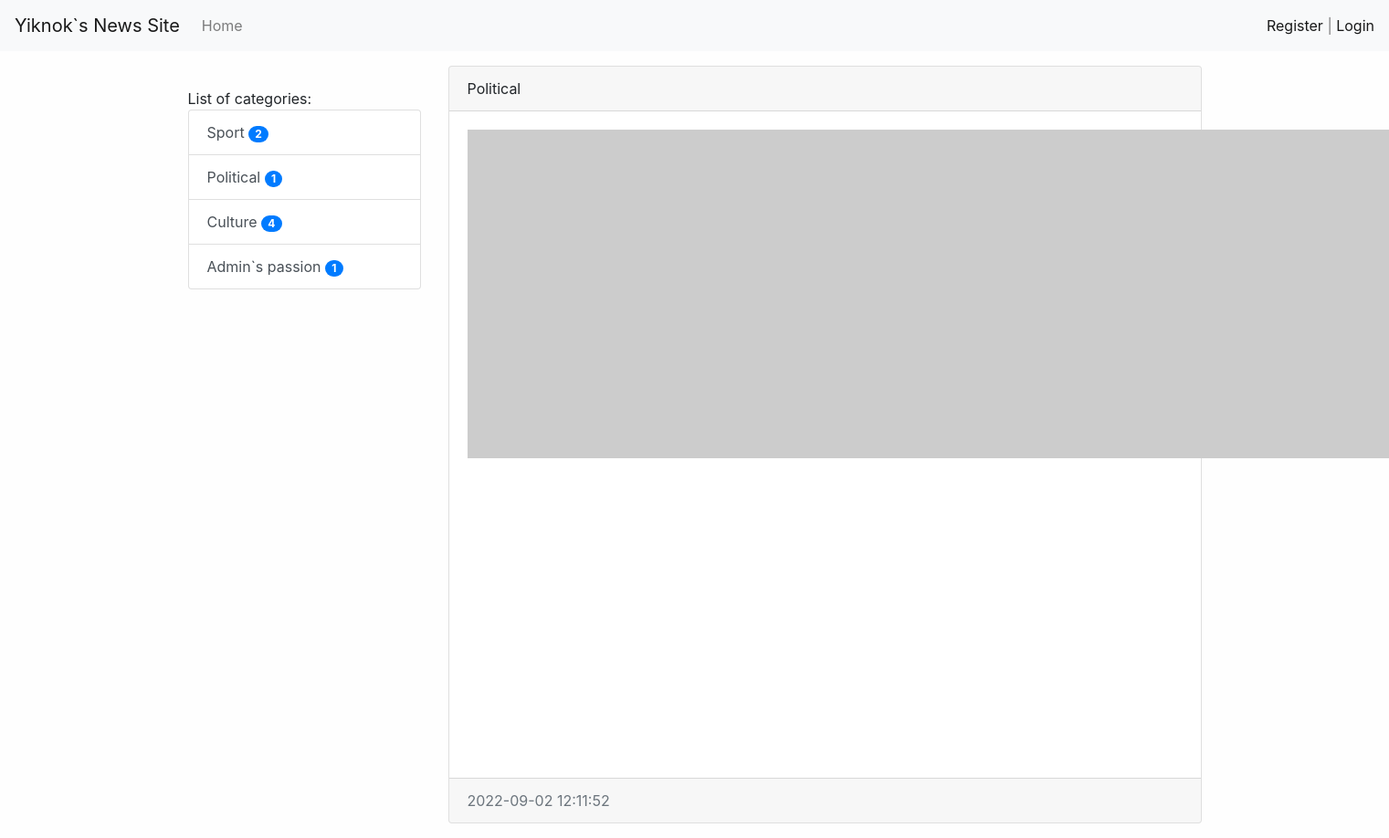
The page /category/2/ on the database as committed earlier.
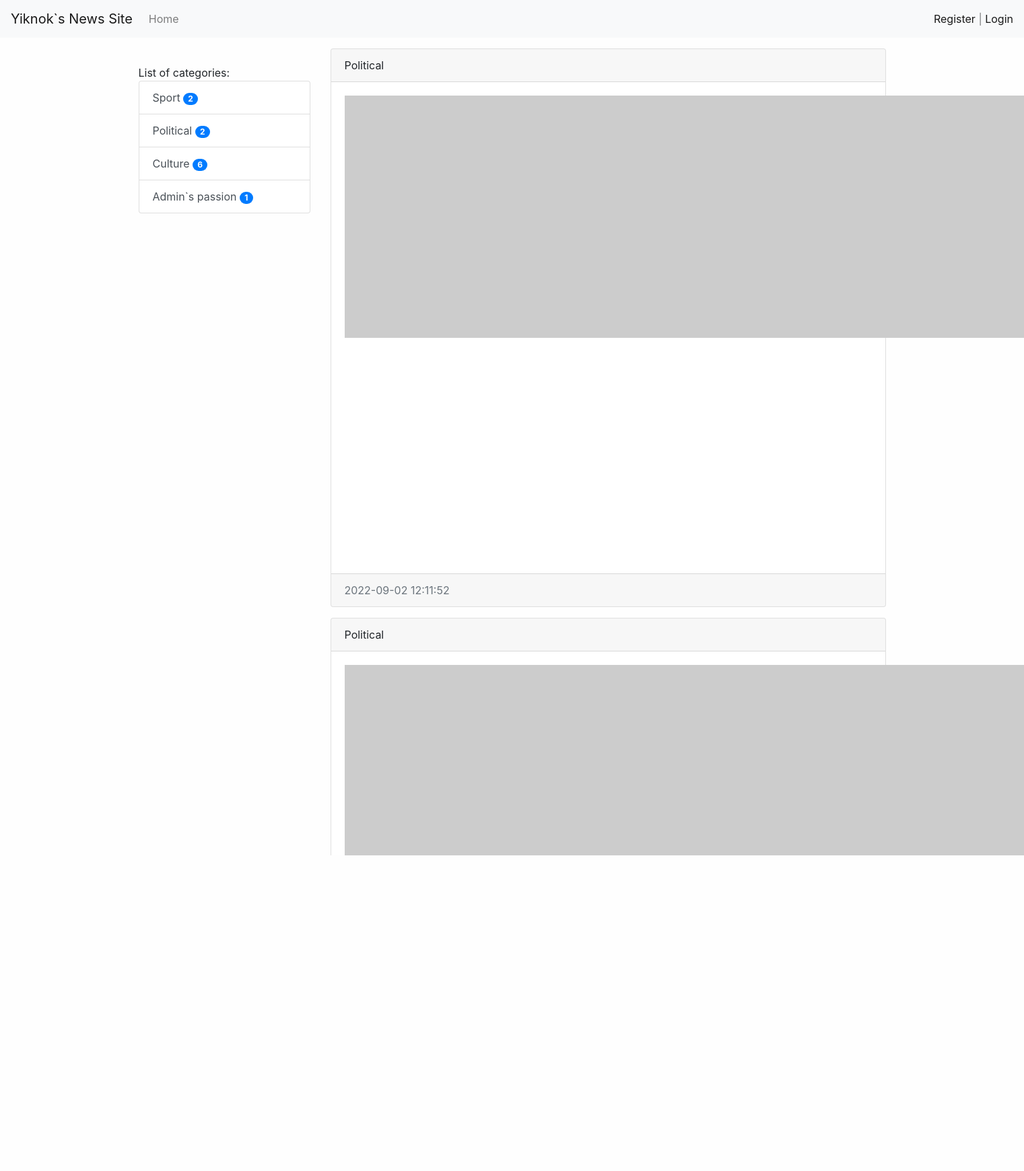
The same page on the database as committed later.
### news/models.py (models this page shows, shortened)
class Category(models.Model):
    title = models.CharField(max_length=150, db_index=True, verbose_name='Category title')
    def get_absolute_url(self):
        return reverse('category',kwargs={'category_id':self.pk})
    class Meta:
        verbose_name = 'Category'
        verbose_name_plural = 'Categories'
        ordering = ['title']

class News(models.Model):
    title = models.CharField(max_length=150, verbose_name='News Title')
    content = models.TextField(blank=True, verbose_name='News Content')
    created_at = models.DateTimeField(auto_now_add=True, verbose_name='Created At:')
    updated_at = models.DateTimeField(auto_now=True, verbose_name='Last Update:')
    photo = models.ImageField(upload_to='photos/%Y/%m/%d', blank=True, verbose_name='Photo')
    is_published=models.BooleanField(default=True,verbose_name='Published')
    category = models.ForeignKey('Category', on_delete=models.PROTECT, verbose_name='News Category')
    views = models.IntegerField(default=0)
    def get_absolute_url(self):
        return reverse('view_news',kwargs={'pk':self.pk})
    class Meta:
        verbose_name = 'News'
        verbose_name_plural = 'News'
        ordering = ['-created_at']

### news/views.py (the view)
# urls.py: path('category/<int:category_id>/', CategoryNews.as_view(), name='category'),
class CategoryNews(MyMixin, ListView):
    model = News
    template_name = 'news/class_category.html'
    context_object_name = 'news'
    allow_empty = False
    def get_context_data(self, *, object_list=None, **kwargs):
        context = super().get_context_data(**kwargs)
        context['title'] = self.get_upper(Category.objects.get(pk=self.kwargs['category_id']))
        return context
    def get_queryset(self):
        return News.objects.filter(category_id=self.kwargs['category_id'], is_published=True).select_related('category')

### news/templatetags/news_tags.py (called while the page is built)
@register.simple_tag()
def get_categories():
    return Category.objects.all()

@register.inclusion_tag('news/list_categories.html')
def show_categories(arg1, arg2):
    categories = Category.objects.annotate(cnt=Count('news',filter=F('news__is_published'))).filter(cnt__gt=0)
    return {'categories': categories, 'arg1': arg1, 'arg2': arg2}

### news/utils.py (called while the page is built)
    def get_upper(self, string):
        if isinstance(string, str):
            return string.upper()
        else:
            return string.title.upper()

### news/templates/news/class_category.html (shortened to what this page needs)
{%extends 'base.html'%}
{%block sidebar%}
{%include 'inc/_sidebar.html'%}
{%endblock%}
{%block content%}
{% for item in news%}
<div class="card mb-3">
    <div class="card-header">
        {{item.category.title}}
    </div>
    <div class="card-body">
        <div class="media">
            {%if item.photo%}
            <img src="{{item.photo.url}}" width="360" class="mr-3">
            {%else%}
            <img src="https://picsum.photos/id/1060/360/205?blur=2" class="mr-3">
            {%endif%}
        </div>
    </div>
    <div class="card-footer text-muted">
        {{item.created_at | date:'Y-m-d H:i:s'}}
    </div>
</div>
{%endfor%}
{%endblock%}

### templates/base.html (shortened to what this page needs)
<!doctype html>
{%load static%}
<html lang="en">
<head>
    <link rel="stylesheet" href="{% static 'bootstrap/css/bootstrap.min.css' %}">
    <link rel="stylesheet" href="{% static 'css/style.css' %}">
</head>
<body>
{%include 'inc/_nav.html'%}
<div class="container mt-3">
    <div class="row">
        <div class="col-md-3">
            {%block sidebar%} {%endblock%}
        </div>
        <div class="col-md-9">
            {%block content%} {%endblock%}
        </div>
    </div>
</div>
</body>
</html>

### templates/inc/_nav.html (shortened to what this page needs)
<nav class="navbar navbar-expand-lg navbar-light bg-light">
    <a class="navbar-brand" href="{%url 'home'%}">Yiknok`s News Site</a>
    <div class="collapse navbar-collapse" id="navbarSupportedContent">
        <ul class="navbar-nav mr-auto">
            <li class="nav-item"><a class="nav-link" href="{%url 'home'%}">Home </a></li>
        </ul>
        <span class="navbar-text">
            <a href="{%url 'register'%}">Register</a> | <a href="{%url 'login'%}">Login</a>
        </span>
    </div>
</nav>

### templates/inc/_sidebar.html (shortened to what this page needs)
<!--{%load news_tags%}
    {%get_categories as categories%}
<br>
{%show_categories arg1='List of' arg2='categories:'%}

### news/templates/news/list_categories.html
<div class="list-group">
    {{arg1}} {{arg2}}
    {%for item in categories%}
    <a href="{{item.get_absolute_url}}" class="list-group-item list-group-item-action">{{item.title}}     <span class="badge badge-primary badge-pill">{{item.cnt}}</span>
</a>
    {%endfor%}
</div>

### djangoPractice/static/css/style.css (style rules this page uses)
body { background-color : #fefefe; }

Rows that differ between the two databases and show on the page:
computed for Category "Political": cnt "1" → "2"
computed for Category "Culture": cnt "4" → "6"
now on this page (row edited): News: category "Political"
